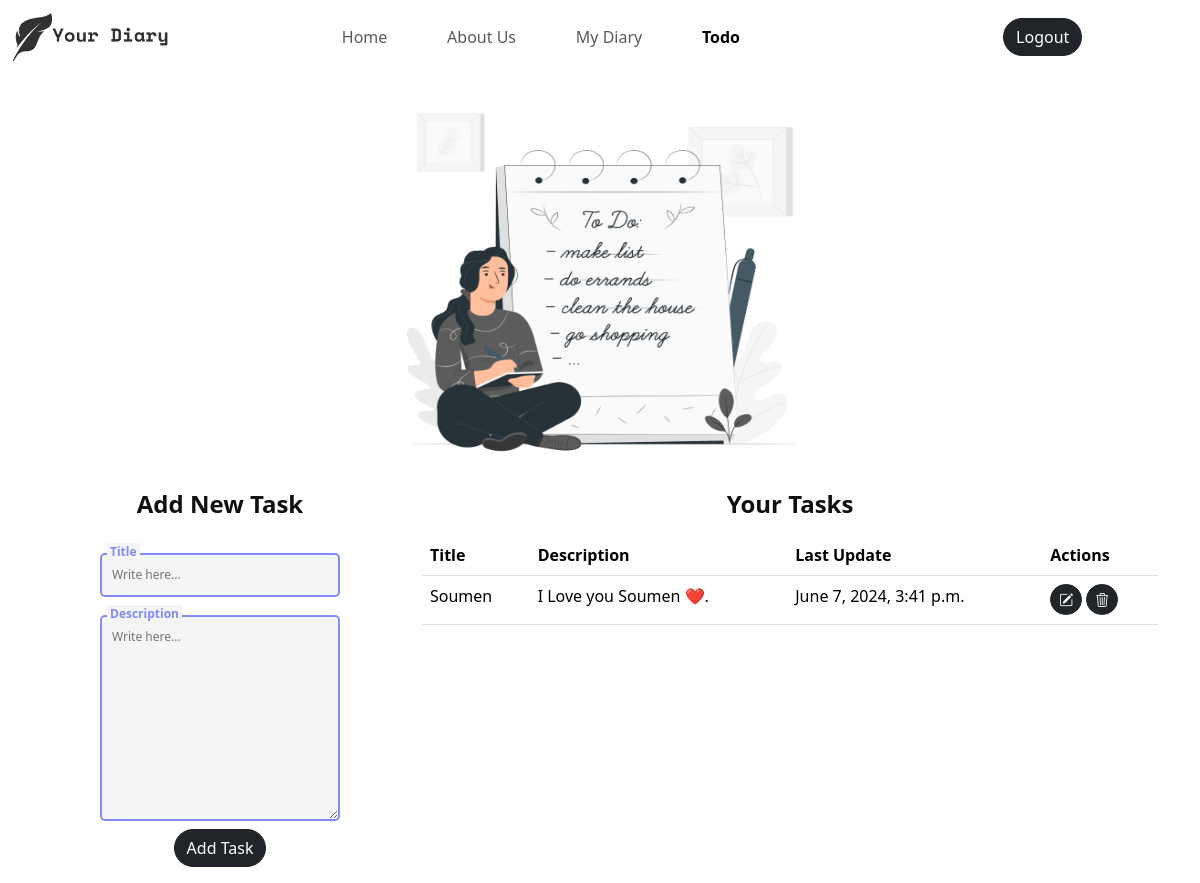
/todo/ (signed in), run on the app's committed database.
### diary/models.py (models this page shows, shortened)
class Todo(models.Model):
    user = models.ForeignKey(User, on_delete=models.CASCADE)
    title = models.CharField(max_length=100)
    description = models.TextField()
    created_at = models.DateTimeField(auto_now_add=True)
    updated_at = models.DateTimeField(auto_now=True)

### diary/views.py (the view)
# urls.py: path("todo/", views.todo, name="todo"),
@login_required(login_url="login")
def todo(request):
	context = {}
	todo_form = TodoForm()
	context["todo_form"] = todo_form
	todos = Todo.objects.filter(user=request.user)
	context["todos"] = todos
	context['activeTodo']="active"
	return render(request, "todo.html", context)

### diary/forms.py
class TodoForm(forms.ModelForm):
	class Meta:
		model = Todo
		fields = ('title', 'description')
		widgets = {
			'title': forms.TextInput(attrs={'class': 'input', 'placeholder': 'Write here...'}),
			'description': forms.Textarea(attrs={'class': 'input', 'placeholder': 'Write here...'}),
		}

### diary/templates/todo.html (shortened to what this page needs)
{% extends "base.html" %}
{% load static %}
{% block css %}
	<link rel="stylesheet" href="{% static "css/todo.css" %}">
{% endblock css %}
{% block body %}
	<div class="container todo-page">
		<div class="row todo-image">
			<img src="{% static "media/Todo_list.png" %}" alt="" class="todo-img">
		</div>
		<div class="row">
			<div class="col-sm-4">
				<h4 class='heading text-center'>Add New Task</h4>
				<form action="{% url "addTodo" %}" class="todo-form" method="POST" >{% csrf_token %}
					{% for field in todo_form %}
						<div class="coolinput">
							<label for="{{field.id_for_label}}" class="text">{{field.label}}</label>
							{{field}}  <small class='text-warning'>{{field.errors|striptags}}</small>
						</div>
					{% endfor %}
					<input type="submit" class="btn btn-dark mt-2" value='Add Task'>
				</form>
			</div>
			<div class="col-sm-8">
				<h4 class='heading text-center'>Your Tasks</h4>
				{% if todos %}
					<table class="table table-hover">
						<thead>
							<tr>
								<th>Title</th>
								<th>Description</th>
								<th>Last Update</th>
								<th>Actions</th>
							</tr>
						</thead>
						<tbody>
							{% for todo in todos %}
								<tr>
									<td>{{todo.title}}</td>
									<td>{{todo.description}}</td>
									<td>{{todo.updated_at}}</td>
									<td>
										<a href="{% url "updateTodo" todo.id %}" class="btn btn-sm btn-dark"><i class="bi bi-pencil-square"></i></a>
										<a href="" data-id="{{todo.id}}" class="btn btn-sm btn-dark delete-btn"><i class="bi bi-trash3"></i></a>
									</td>
								</tr>
							{% endfor %}
					</table>
				{% else %}
					<p class="text-center">No tasks available</p>
				{% endif %}
			</div>
		</div>
	</div>
{% endblock body %}

### diary/static/css/style.css (style rules this page uses)
.btn { border-radius: 30px !important; }

### diary/static/css/todo.css (style rules this page uses)
.todo-page { margin-bottom: 1rem; }
.todo-form { align-items: center; display: flex; flex-direction: column; }
.heading { font-size: 1.5rem; font-weight: 700; color: #101010; margin: 1rem 0; }
td a { margin-bottom: .1rem; }
.todo-image { justify-content: center; }
.todo-img { height: 50vh; width: 30rem; }
.coolinput { display: flex; flex-direction: column; width: 90%; position: static; max-width: 240px; }
.coolinput label.text { font-size: 0.75rem; color: #818CF8; font-weight: 700; position: relative; top: 0.5rem; margin: 0 0 0 7px; padding: 0 3px; background: whitesmoke; width: fit-content; }
.coolinput > .input { padding: 11px 10px; font-size: 0.75rem; border: 2px #818CF8 solid; border-radius: 5px; background: whitesmoke; }

### data on the page
Todo: title "Soumen", description "I Love you Soumen ❤️.", updated_at "June 7, 2024, 3:41 p.m."

### other printed values
{{ field.label }} "Title" "Description"
